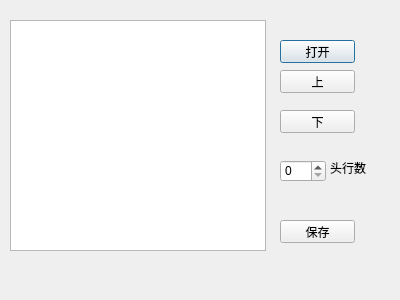
<?xml version="1.0" encoding="UTF-8"?>
<ui version="4.0">
 <class>Dialog</class>
 <widget class="QDialog" name="Dialog">
  <property name="geometry">
   <rect>
    <x>0</x>
    <y>0</y>
    <width>400</width>
    <height>300</height>
   </rect>
  </property>
  <property name="windowTitle">
   <string>工具</string>
  </property>
  <widget class="QPushButton" name="pushButton1">
   <property name="geometry">
    <rect>
     <x>280</x>
     <y>40</y>
     <width>75</width>
     <height>23</height>
    </rect>
   </property>
   <property name="text">
    <string>打开</string>
   </property>
  </widget>
  <widget class="QPushButton" name="pushButton2">
   <property name="geometry">
    <rect>
     <x>280</x>
     <y>220</y>
     <width>75</width>
     <height>23</height>
    </rect>
   </property>
   <property name="text">
    <string>保存</string>
   </property>
  </widget>
  <widget class="QPushButton" name="pushButtonup">
   <property name="geometry">
    <rect>
     <x>280</x>
     <y>70</y>
     <width>75</width>
     <height>23</height>
    </rect>
   </property>
   <property name="text">
    <string>上</string>
   </property>
  </widget>
  <widget class="QPushButton" name="pushButtondown">
   <property name="geometry">
    <rect>
     <x>280</x>
     <y>110</y>
     <width>75</width>
     <height>23</height>
    </rect>
   </property>
   <property name="text">
    <string>下</string>
   </property>
  </widget>
  <widget class="QListWidget" name="listWidget">
   <property name="geometry">
    <rect>
     <x>10</x>
     <y>20</y>
     <width>256</width>
     <height>231</height>
    </rect>
   </property>
  </widget>
  <widget class="QSpinBox" name="spinBox">
   <property name="geometry">
    <rect>
     <x>280</x>
     <y>160</y>
     <width>46</width>
     <height>22</height>
    </rect>
   </property>
  </widget>
  <widget class="QLabel" name="label">
   <property name="geometry">
    <rect>
     <x>330</x>
     <y>160</y>
     <width>54</width>
     <height>16</height>
    </rect>
   </property>
   <property name="text">
    <string>头行数</string>
   </property>
  </widget>
 </widget>
 <resources/>
 <connections/>
</ui>
